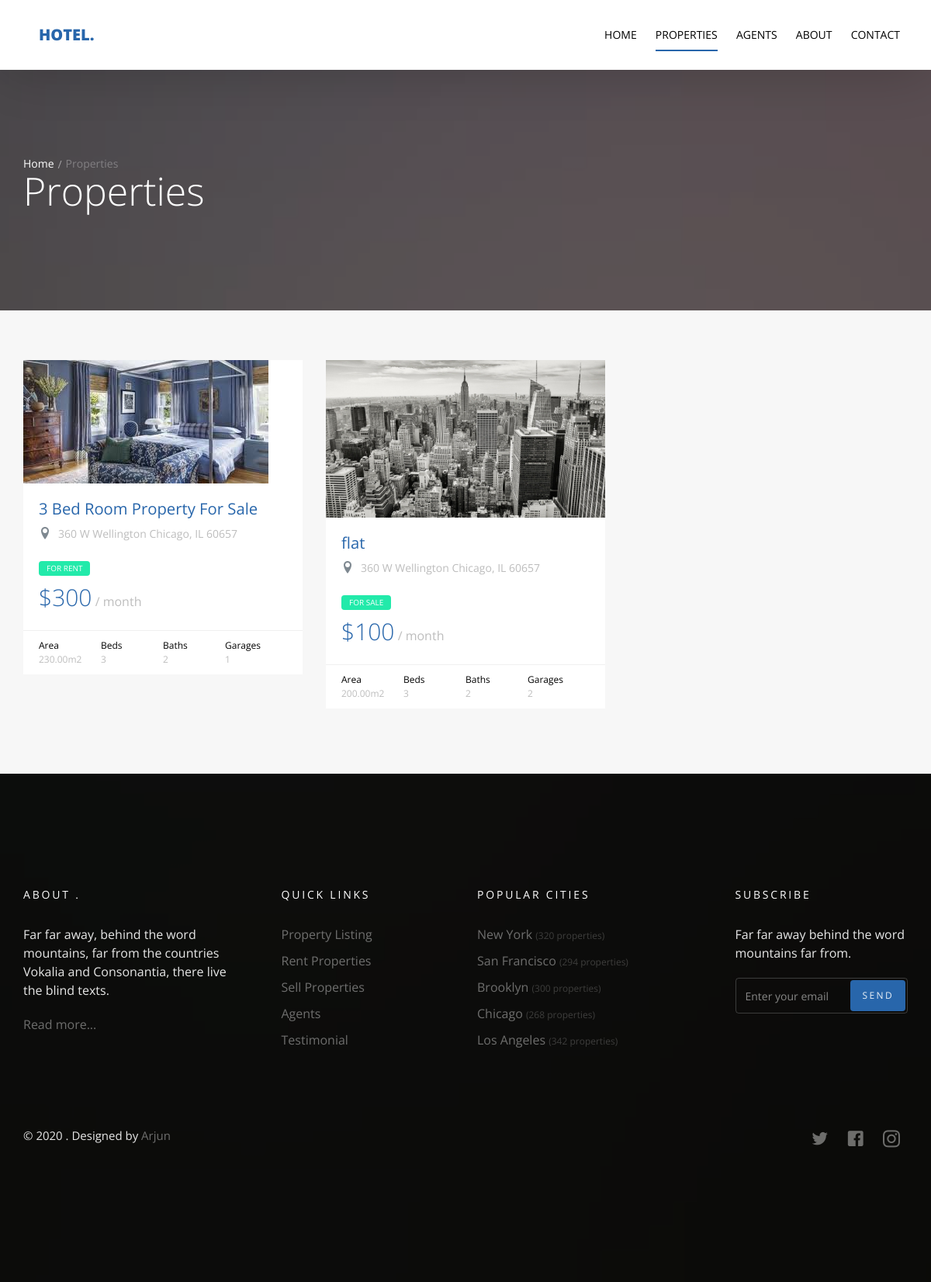
Screenshot of /property/ with the database file from the repository.
### property/models.py (models this page shows)
class Property(models.Model):
    name= models.CharField(max_length=50)
    location = models.CharField(max_length=50,null =True)
    property_type= models.CharField(choices =property_type,max_length=10)
    price = models.PositiveIntegerField()
    category = models.ForeignKey('Category',null=True,on_delete=models.SET_NULL)
    area = models.DecimalField(decimal_places=2,max_digits =5)
    bed_number = models.PositiveIntegerField()
    baths_number = models.PositiveIntegerField()
    garages_number = models.PositiveIntegerField()
    image = models.ImageField(upload_to='property/',null=True)
    def __str__(self):
        return self.name
    class Meta:
        verbose_name ='Property'
        verbose_name_plural = 'Properties'

### property/views.py (the view, shortened to what this page needs)
# urls.py: path('',views.property_list,name='property_list'),
def property_list(request):
    property_list = Property.objects.all()
    template ='property/list.html'
    address_query = request.GET.get('q')
    property_type = request.GET.getlist('property_type',None)
    print(property_list)
    context ={
        'property_list' : property_list
    }
    return render(request, template, context)

### property/templates/property/list.html (shortened to what this page needs)
{% extends 'base.html' %}
{% block body %}
  <section class="probootstrap-slider flexslider2 page-inner">
    <div class="overlay"></div>
    <div class="probootstrap-wrap-banner">
      <div class="container">
        <div class="row">
          <div class="col-md-8">
            <div class="page-title probootstrap-animate">
              <div class="probootstrap-breadcrumbs">
                <a href="#">Home</a><span>Properties</span>
              </div>
              <h1>Properties</h1>
            </div>
          </div>
        </div>
      </div>
    </div>
    <ul class="slides">
      <li style="background-image: url(img/slider_1.jpg);"></li>
    </ul>
  </section>
  <section class="probootstrap-section probootstrap-section-lighter">
    <div class="container">
      <div class="row">
        {% if property_list %}
          {% for property in property_list %}
          <div class="col-md-4 col-sm-6">
            <div class="probootstrap-card probootstrap-listing">
              <div class="probootstrap-card-media">
                <img src="{{property.image.url}}" class="img-responsive" alt="Free HTML5 Template by uicookies.com">
              </div>
              <div class="probootstrap-card-text">
                <h2 class="probootstrap-card-heading"><a href="{% url 'property:property_detail' property.id %}">{{property  }}</a></h2>
                <div class="probootstrap-listing-location">
                  <i class="icon-location2"></i> <span>360 W Wellington Chicago, IL 60657</span>
                </div>
                <div class="probootstrap-listing-category for-sale"><span>for {{property.property_type}}</span></div>
                <div class="probootstrap-listing-price"><strong>${{property.price}}</strong> / month</div>
              </div>
              <div class="probootstrap-card-extra">
                <ul>
                  <li>
                    Area
                    <span>{{property.area}}m2</span>
                  </li>
                  <li>
                    Beds
                    <span>{{property.bed_number}}</span>
                  </li>
                  <li>
                    Baths
                    <span>{{property.baths_number}}</span>
                  </li>
                  <li>
                    Garages
                    <span>{{property.garages_number}}</span>
                  </li>
                </ul>
              </div>
            </div>
          </div>
          {% endfor %}
        {% else %}
          <div class="col-md-10 col-sm-10">
          <h2> No Properties With this name or type </h2>
          </div>
        {% endif %}
      </div>
    </div>
  </section>
  {% endblock body %}

### templates/base.html (shortened to what this page needs)
{% load static %}
<!DOCTYPE html>
<html lang="en">
  <head>
    <link rel="stylesheet" href="{% static 'css/styles-merged.css' %}">
    <link rel="stylesheet" href="{%  static 'css/style.min.css' %}">
    <link rel="stylesheet" href="{%  static 'css/custom.css' %}">
  </head>
  <body>
  <header role="banner" class="probootstrap-header">
    <div class="container">
        <a href="index.html" class="probootstrap-logo">Hotel<span>.</span></a>
        <nav role="navigation" class="probootstrap-nav hidden-xs">
          <ul class="probootstrap-main-nav">
            <li {% if category_list_home %} class="active"  {% endif%}><a href="/">Home</a></li>
            <li {% if property_list %} class="active"  {% endif%}><a href="{%url 'property:property_list'%}">Properties</a></li>
            <li {% if agent_list %} class="active"  {% endif%}><a href="{%url 'agents:agent_list' %}">Agents</a></li>
            <li {% if about %} class="active"  {% endif%}><a href="{%url 'about:aboutus'%}">About</a></li>
            <li {% if contactdetails %} class="active"  {% endif%}><a href="{%url 'contact:send_mail'%}">Contact</a></li>
          </ul>
        </nav>
    </div>
  </header>
{% block body %}
{% endblock body %}
  <footer class="probootstrap-footer probootstrap-bg" style="background-image: url(img/slider_3.jpg)">
    <div class="container">
      <div class="row mb60">
        <div class="col-md-3">
          <div class="probootstrap-footer-widget">
            <h4 class="heading">About .</h4>
            <p>Far far away, behind the word mountains, far from the countries Vokalia and Consonantia, there live the blind texts. </p>
            <p><a href="#">Read more...</a></p>
          </div>
        </div>
        <div class="col-md-3">
          <div class="probootstrap-footer-widget probootstrap-link-wrap">
            <h4 class="heading">Quick Links</h4>
            <ul class="stack-link">
              <li><a href="#">Property Listing</a></li>
              <li><a href="#">Rent Properties</a></li>
              <li><a href="#">Sell Properties</a></li>
              <li><a href="#">Agents</a></li>
              <li><a href="#">Testimonial</a></li>
            </ul>
          </div>
        </div>
        <div class="col-md-3">
          <div class="probootstrap-footer-widget">
            <h4 class="heading">Popular Cities</h4>
            <ul class="stack-link">
              <li><a href="#">New York <small>(320 properties)</small></a></li>
              <li><a href="#">San Francisco <small>(294 properties)</small></a></li>
              <li><a href="#">Brooklyn <small>(300 properties)</small></a></li>
              <li><a href="#">Chicago <small>(268 properties)</small></a></li>
              <li><a href="#">Los Angeles <small>(342 properties)</small></a></li>
            </ul>
          </div>
        </div>
        <div class="col-md-3">
          <div class="probootstrap-footer-widget probootstrap-link-wrap">
            <h4 class="heading">Subscribe</h4>
            <p>Far far away behind the word mountains far from.</p>
            <form action="#">
              <div class="form-field">
                <input type="text" class="form-control" placeholder="Enter your email">
                <button class="btn btn-subscribe">Send</button>
              </div>
            </form>
          </div>
        </div>
      </div>
      <div class="row copyright">
        <div class="col-md-6">
          <div class="probootstrap-footer-widget">
            <p>&copy; 2020 <a href="https://arjunsharmapoudel.com.np/"></a>. Designed by <a href="https://arjunsharmapoudel.com.np/">Arjun</a> <br>  <a href="https:///"></a>  <a href="https:///"></a></p>
          </div>
        </div>
        <div class="col-md-6">
          <div class="probootstrap-footer-widget right">
            <ul class="probootstrap-footer-social">
              <li><a href="#"><i class="icon-twitter"></i></a></li>
              <li><a href="#"><i class="icon-facebook"></i></a></li>
              <li><a href="#"><i class="icon-instagram2"></i></a></li>
            </ul>
          </div>
        </div>
      </div>
    </div>
  </footer>
  </body>
</html>

### rows the page displays
Property: image (picture), name "3 Bed Room Property For Sale", property_type "RENT", price "300", area "230.00", bed_number "3", baths_number "2", garages_number "1"
Property: image (picture), name "flat", property_type "SALE", price "100", area "200.00", bed_number "3", baths_number "2", garages_number "2"
